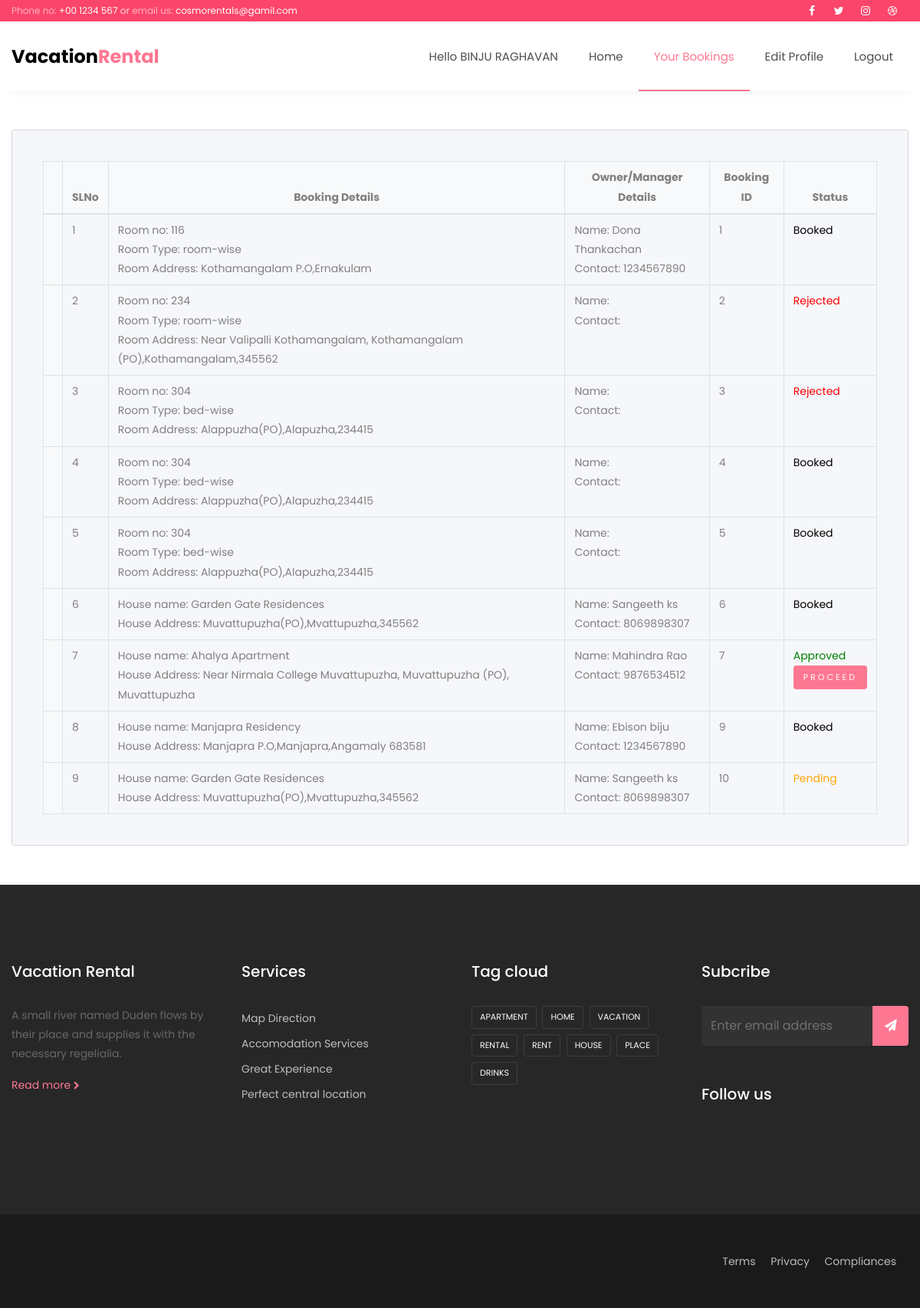
The page /customer/your_book.php (signed in) on the database its author committed.
### tables this page shows
CREATE TABLE `customer` (
  `reg_id` int(20) NOT NULL,
  `fname` varchar(50) NOT NULL,
  `email` varchar(50) NOT NULL,
  `phno` varchar(10) NOT NULL,
  `aadhar` varchar(12) NOT NULL,
  `gender` varchar(20) NOT NULL,
  `login_id` int(20) NOT NULL
);

CREATE TABLE `booking` (
  `type` varchar(10) NOT NULL,
  `join_date` date NOT NULL,
  `due_date` date DEFAULT NULL,
  `stay` int(20) NOT NULL,
  `book_id` int(10) NOT NULL,
  `cus_id` int(11) NOT NULL,
  `room_id` int(11) NOT NULL,
  `book_status` varchar(30) NOT NULL
);

CREATE TABLE `add_room` (
  `room_no` int(20) NOT NULL,
  `room_sell` varchar(20) NOT NULL,
  `manage` varchar(20) NOT NULL,
  `manage_name` varchar(20) NOT NULL,
  `manage_no` varchar(20) NOT NULL,
  `room_address` varchar(100) NOT NULL,
  `room_state` varchar(50) NOT NULL,
  `room_district` varchar(50) NOT NULL,
  `room_city` varchar(20) NOT NULL,
  `room_description` varchar(100) NOT NULL,
  `room_bed` varchar(20) NOT NULL,
  `room_img` varchar(150) NOT NULL,
  `room_vid` varchar(150) NOT NULL,
  `room_price` int(20) NOT NULL,
  `room_bathroom` varchar(20) NOT NULL,
  `room_kitchen` varchar(20) NOT NULL,
  `room_furnishing` varchar(20) NOT NULL,
  `room_wifi` varchar(20) NOT NULL,
  `room_owner` int(11) NOT NULL
);

CREATE TABLE `add_pg` (
  `pg_id` int(11) NOT NULL,
  `pg_name` varchar(50) NOT NULL,
  `pg_address` varchar(100) NOT NULL,
  `pg_state` varchar(20) NOT NULL,
  `pg_district` varchar(20) NOT NULL,
  `pg_city` varchar(20) NOT NULL,
  `pg_img` varchar(150) NOT NULL,
  `pg_vid` varchar(150) NOT NULL,
  `pg_price` int(11) NOT NULL,
  `pg_description` varchar(500) NOT NULL,
  `pg_owner` int(11) NOT NULL,
  `pg_bedroom` varchar(10) NOT NULL,
  `pg_bathroom` varchar(10) NOT NULL,
  `pg_kitchen` varchar(10) NOT NULL,
  `pg_furnishing` varchar(30) NOT NULL,
  `pg_parking` varchar(10) NOT NULL,
  `pg_wifi` varchar(10) NOT NULL
);

CREATE TABLE `owner` (
  `reg_id` int(20) NOT NULL,
  `fname` varchar(50) NOT NULL,
  `phno` varchar(10) NOT NULL,
  `email` varchar(50) NOT NULL,
  `owner_address` varchar(100) NOT NULL,
  `id_proof` varchar(150) NOT NULL,
  `owner_state` varchar(20) NOT NULL,
  `district` varchar(20) NOT NULL,
  `city` varchar(20) NOT NULL,
  `login_id` int(20) NOT NULL
);

### customer/your_book.php (the view, shortened to what this page needs)
<?php
include 'header.php';
?>
<nav class="navbar navbar-expand-lg navbar-dark ftco_navbar bg-dark ftco-navbar-light" id="ftco-navbar">
    <div class="container">
        <a class="navbar-brand" href="index.html">Vacation<span>Rental</span></a>
        <div class="collapse navbar-collapse" id="ftco-nav">
            <?php
            include '../connection.php';
            $log = $_SESSION['login_id'];
            $result = "SELECT fname FROM customer WHERE login_id='$log' ";
            $sql = mysqli_query($conn, $result);
            $data = mysqli_fetch_array($sql);
            ?>
            <ul class="navbar-nav ml-auto">
                <li class="nav-item"> <span class="nav-link">Hello <?php echo $data['fname']; ?></span></li>
                <li class="nav-item "><a href="index.php" class="nav-link">Home</a></li>
                <li class="nav-item active"><a href="#" class="nav-link">Your Bookings</a></li>
                <li class="nav-item"><a href="cus_edit.php" class="nav-link">Edit Profile</a></li>
                <li class="nav-item"><a href="logout.php" class="nav-link">Logout</a></li>
            </ul>
        </div>
    </div>
</nav>
<section class="intro">
    <div class="bg-image h-100" style="background-color: #ffff;">
        <div class="mask d-flex align-items-center h-100">
            <div class="container">
                <br> <br>
                <div class="row justify-content-center">
                    <div class="col-12">
                        <div class="card shadow-2-strong" style="background-color: #f5f7fa;">
                            <div class="card-body">
                                <div class="table-responsive">
                                    <table class="table table-bordered mb-0">
                                        <thead>
                                            <tr>
                                                <th scope="col"></th>
                                                <th scope="col">SLNo</th>
                                                <th scope="col">Booking Details</th>
                                                <th scope="col">Owner/Manager Details</th>
                                                <th scope="col">Booking ID</th>
                                                <th scope="col">Status</th>
                                            </tr>
                                        </thead>
                                        <tbody>
                                            <?php
                                            include '../connection.php';
                                            $booking_query = "SELECT * FROM booking WHERE cus_id = $log";
                                            $booking_result = mysqli_query($conn, $booking_query);
                                            $i = 1;
                                            while ($booking_data = mysqli_fetch_array($booking_result)) {
                                                if ($booking_data['type'] == 'house') {
                                                    $house_query = "SELECT * FROM add_pg, owner WHERE owner.login_id=add_pg.pg_owner AND add_pg.pg_id = " . $booking_data['room_id'];
                                                    $house_result = mysqli_query($conn, $house_query);
                                                    $house_data = mysqli_fetch_array($house_result);
                                                    ?>
                                                    <tr>
                                                        <th scope="row"></th>
                                                        <td><?php echo $i++; ?></td>
                                                        <td>
                                                            <?php echo "House name: " . $house_data['pg_name'] . '<br>' . "House Address: " . $house_data['pg_address']; ?>
                                                        </td>
                                                        <td>
                                                            <?php echo "Name: " . $house_data['fname'] . '<br>' . "Contact: " . $house_data['phno']; ?>
                                                        </td>
                                                        <td><?php echo $booking_data['book_id']; ?></td>
                                                        <td>
                                                            <?php
                                                            switch ($booking_data['book_status']) {
                                                                case 'Approved':
                                                                    echo '<span style="color: green;">Approved</span>'; ?>
                                                                    <div class="button-group">
                                                                        <a href="payment.php?id=<?php echo $booking_data['book_id'] ?>&&price=<?php echo $house_data['pg_price'] ?>">
                                                                            <button type="button" class="btn btn-primary btn-sm">Proceed</button>
                                                                        </a>
                                                                    </div>
                                                                    <?php break;
                                                                case 'pending':
                                                                    echo '<span style="color: orange;">Pending</span>';
                                                                    break;
                                                                default:
                                                                    echo '<span style="color: black;">Booked</span>';
                                                                    break;
                                                            }
                                                            ?>
                                                        </td>
                                                    </tr>
                                                <?php
                                                } elseif ($booking_data['type'] == 'room') {
                                                    $room_query = "SELECT * FROM add_room WHERE room_no = " . $booking_data['room_id'];
                                                    $room_result = mysqli_query($conn, $room_query);
                                                    $room_data = mysqli_fetch_array($room_result); ?>
                                                    <tr>
                                                        <th scope="row"></th>
                                                        <td><?php echo $i++; ?></td>
                                                        <td><?php echo "Room no: " . $room_data['room_no'] . '<br>' . "Room Type: " . $room_data['room_sell'] . '<br>' . "Room Address: " . $room_data['room_address']; ?></td>
                                                        <td><?php echo "Name: " . $room_data['manage_name'] . '<br>' . "Contact: " . $room_data['manage_no']; ?></td>
                                                        <td><?php echo $booking_data['book_id']; ?></td>
                                                        <td>
                                                            <?php
                                                            switch ($booking_data['book_status']) {
                                                                    echo '<span style="color: green;">Approved<br></span>'; ?>
                                                                    <?php break;
                                                                case 'Rejected':
                                                                    echo '<span style="color: red;">Rejected</span>';
                                                                    break;
                                                                default:
                                                                    echo '<span style="color: black;">Booked</span>';
                                                                    break;
                                                            } ?>
                                                        </td>
                                                    </tr>
                                                <?php }
                                            } ?>
                                        </tbody>
                                    </table>
                                </div>
                            </div>
                        </div>
                    </div>
                </div>
                <br><br>
            </div>
        </div>
    </div>
</section>
<?php
include 'footer.php';
?>

### customer/your_book.php (style rules this page uses)
.table-bordered { width: 100%; border-collapse: collapse; }
.table-bordered th, .table-bordered td { padding: 8px 12px; text-align: left; border: 1px solid #dee2e6; }
.table-bordered th { background-color: #f8f9fa; text-align: center; }
.btn-sm { padding: 0.375rem 0.75rem; border-radius: 0.2rem; }
.button-group { display: flex; gap: 10px; }
.table-responsive { padding: 20px; }

### rows shown on the page
customer: fname "BINJU RAGHAVAN"
booking: add_room.room_no "116", add_room.room_sell "room-wise", add_room.room_address "Kothamangalam P.O,Ernakulam", add_room.manage_name "Dona Thankachan", add_room.manage_no "1234567890", book_id "1", book_status "Booked"
booking: add_room.room_no "234", add_room.room_sell "room-wise", add_room.room_address "Near Valipalli Kothamangalam, Kothamangalam (PO),Kothamangalam,345562", book_id "2", book_status "Rejected"
booking: add_room.room_no "304", add_room.room_sell "bed-wise", add_room.room_address "Alappuzha(PO),Alapuzha,234415", book_id "3", book_status "Rejected"
booking: add_room.room_no "304", add_room.room_sell "bed-wise", add_room.room_address "Alappuzha(PO),Alapuzha,234415", book_id "4", shows "Booked"
booking: add_room.room_no "304", add_room.room_sell "bed-wise", add_room.room_address "Alappuzha(PO),Alapuzha,234415", book_id "5", book_status "Booked"
booking: add_pg.pg_name "Garden Gate Residences", add_pg.pg_address "Muvattupuzha(PO),Mvattupuzha,345562", owner.fname "Sangeeth ks", owner.phno "8069898307", book_id "6", shows "Booked"
booking: add_pg.pg_name "Ahalya Apartment", add_pg.pg_address "Near Nirmala College Muvattupuzha, Muvattupuzha (PO), Muvattupuzha", owner.fname "Mahindra Rao", owner.phno "9876534512", book_id "7"
booking: add_pg.pg_name "Manjapra Residency", add_pg.pg_address "Manjapra P.O,Manjapra,Angamaly 683581", owner.fname "Ebison biju", owner.phno "1234567890", book_id "9", shows "Booked"
booking: add_pg.pg_name "Garden Gate Residences", add_pg.pg_address "Muvattupuzha(PO),Mvattupuzha,345562", owner.fname "Sangeeth ks", owner.phno "8069898307", book_id "10", book_status "Pending"
